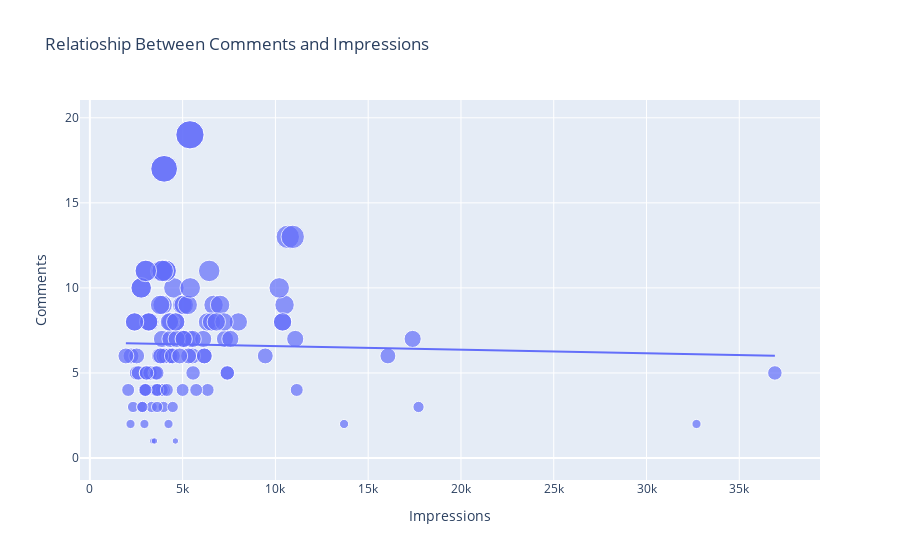

Notebook code for this chart:
### Code cell
figure = px.scatter(data_frame = data,
                    x = 'Impressions',
                    y = "Comments",
                    size = "Comments",
                    trendline = "ols",
                    title = "Relatioship Between Comments and Impressions")
figure.show()
